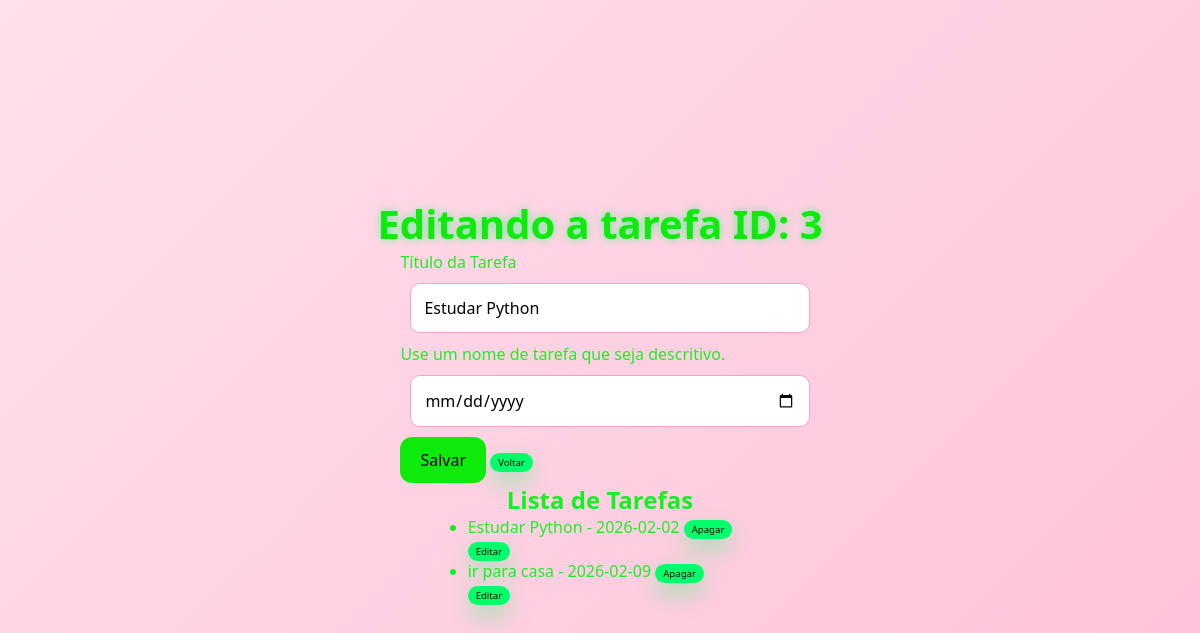
Page /update/3 on the committed database.
### tables this page shows
CREATE TABLE tarefas (
    id INTEGER PRIMARY KEY AUTOINCREMENT,
    titulo_tarefa TEXT NOT NULL,
    data_conclusao TEXT);

### app.py (the view)
@app.route('/update/<int:idTarefa>', methods = ['GET', 'POST'])
def update(idTarefa):
    if request.method == 'POST':
        titulo = request.form['titulo_tarefa']
        data = request.form['data_conclusao']
        tarefa = Tarefa(titulo, data, idTarefa)
        tarefa.atualizar_tarefa()
        return redirect(url_for('agenda'))
    tarefas=Tarefa.obter_tarefas()
    tarefa_selecionada = Tarefa.id(idTarefa)
    return render_template('agenda.html', titulo=f'Editando a tarefa ID: {idTarefa}', tarefas=tarefas, tarefa_selecionada=tarefa_selecionada)

### models/database.py (called while the page is built)
    def buscar_tudo(self, query: str, params: tuple = ()) -> list[Any]:
        self.cursor.execute(query, params)
        return self.cursor.fetchall()

    def close(self) -> None:
        self.connection.close()

    def __enter__(self) -> Self:
        return self

    def __exit__(self, exc_type: Optional[Type[BaseException]], exc_value: Optional[BaseException], tb: Optional[TracebackType]) -> None:
        if exc_type is not None:
            print('Exceção capturada no contexto:')
            print(f'Tipo: {exc_type.__name__}')
            print(f'Mensagem: {exc_value}')
            print ('Traceback completo:')
            traceback.print_tb(tb)
        self.close()

### models/tarefa.py (called while the page is built)
    @classmethod
    def id(cls, id: int) -> Self:
        with Database('./data/tarefas.sqlite3') as db:
            query: str = 'SELECT titulo_tarefa, data_conclusao FROM tarefas WHERE id = ?;'
            params: tuple = (id,)
            resultado: list[Any]= db.buscar_tudo(query, params)
            [[titulo, data]] = resultado
        return cls(id_tarefa=id, titulo_tarefa=titulo, data_conclusao=data)

    @classmethod
    def obter_tarefas(cls) -> list[Self]:
        with Database('./data/tarefas.sqlite3') as db:
            query: str = 'SELECT titulo_tarefa, data_conclusao, id FROM tarefas;'
            resultados: list[Any] = db.buscar_tudo(query)
            tarefas: list[Self] = [cls(titulo, data, id) for titulo, data, id in resultados]
            return tarefas

### templates/agenda.html
{% extends "base.html" %}
{% block content %}
<form class= "mt-3" method="post">
    <div class = "mt- 3">
    <label for="titulo-tarefa" class="form-label">Título da Tarefa</label>
    <input type="text" class="form-control" name="titulo_tarefa" id="titulo-tarefa" aria-describedby="ajudaNomeTarefa" value="{{tarefa_selecionada.titulo_tarefa if tarefa_selecionada else ''}}" required>
    <div id="ajudaNomeTarefa" class="form-text">Use um nome de tarefa que seja descritivo.</div>
    </div>
    <input type="date" class = "form-control" name="data_conclusao" id=" data-conclusao"
    value=" {{tarefa_selecionada.data_conclusao if tarefa_selecionada else ''}}"
    id="data_conclusao">
    <button type="submit">Salvar</button>
    {% if tarefa_selecionada %}
        <a href="{{ url_for('agenda') }}" class="btn btn-secundary">Voltar</a>
    {% endif %}
</form>
<h2>Lista de Tarefas</h2>
{% if tarefas %}
    <ul>
    {% for tarefa in tarefas %}
        <li type="tarefas-lista">{{ tarefa.titulo_tarefa }} - {{ tarefa.data_conclusao}} <a href= "{{ url_for('delete', idTarefa= tarefa.id_tarefa)}}" >Apagar</a></li>
        <a href="{{ url_for('update', idTarefa = tarefa.id_tarefa)}}">Editar</a>
    {% endfor %}
    </ul>
{% else %}
    <p>Nenhuma tarefa cadastrada</p>
{% endif %}
{% endblock %}

### static/style.css (style rules this page uses)
* { margin: 0; padding: 0; box-sizing: border-box; font-family: "Segoe UI", Tahoma, Geneva, Verdana, sans-serif; }
body { background: linear-gradient(135deg, rgb(255, 224, 236), rgb(255, 193, 217)); min-height: 100vh; padding: 80px; display: flex; flex-direction: column; align-items: center; justify-content: center; color: rgb(20, 241, 35); }
input, select, textarea { width: 100%; padding: 13px; margin-bottom: 15px; border-radius: 10px; border: 1px solid rgb(243, 165, 196); outline: none; margin: 10px; font-size: 1rem; color: rgb(0, 0, 0); }
button { background-color: rgb(14, 235, 10); color: rgb(0, 0, 0); border: none; padding: 12px 20px; border-radius: 12px; font-size: 1rem; cursor: pointer; transition: 0.3s; }
a { background-color: #00ff6a; color: #050405; padding: 3px 8px; border-radius: 20px; font-size: 0.6rem; box-shadow: 0 10px 25px rgba(0, 255, 106, 0.4); transition: 0.3s; margin: 10x; text-decoration: none; }

### rows in the picture
tarefas: titulo_tarefa "Estudar Python", data_conclusao "2026-02-02"
tarefas: titulo_tarefa "ir para casa", data_conclusao "2026-02-09"

### other values in the picture
{{ titulo }} "Editando a tarefa ID: 3"
